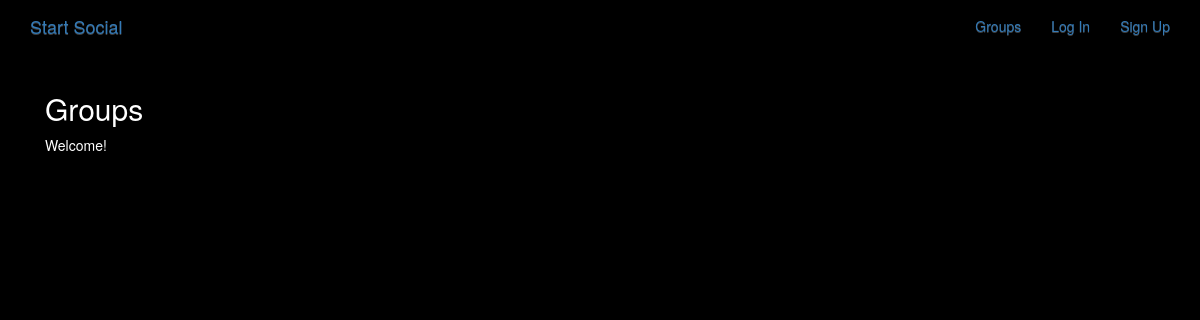
The page /groups/ on the database as committed earlier.
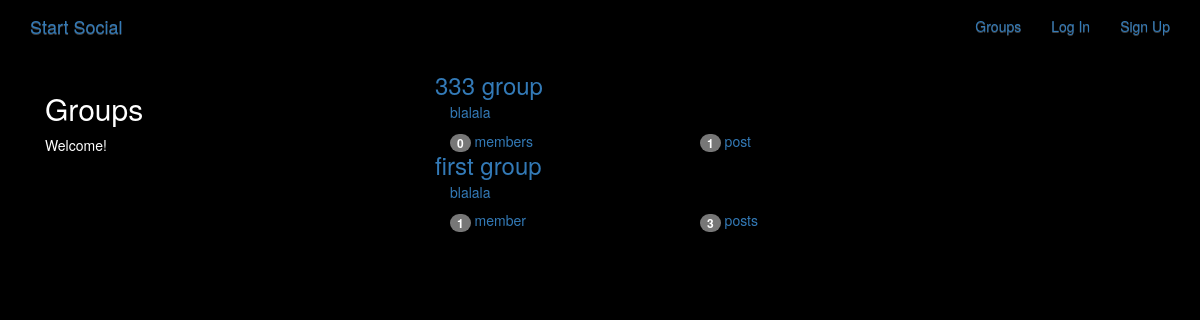
The same page on the database as committed later.
### groups/models.py (models this page shows, shortened)
class Group(models.Model):
	name= models.CharField(max_length=255, unique=True)
	slug=models.SlugField(allow_unicode=True, unique=True)
	description=models.TextField(blank=True, default='')
	description_html=models.TextField(editable=False, default='', blank=True)
	members=models.ManyToManyField(User, through='GroupMember')
	class Meta:
		ordering=['name']

### groups/views.py (the view)
class ListGroups(generic.ListView):
	model=Group

### groups/templates/groups/group_list.html (shortened to what this page needs)
{% extends "groups/group_base.html" %}
{% block pregroup %}
<div class="col-md-4">
  <div class="content">
    <h2>Groups</h2>
    <p>Welcome!</p>
  </div>
</div>
{% endblock %}
{% block group_content %}
<div class="col-md-8">
  <div class="list-group">
    {% for group in object_list %}
      <a href="{% url 'groups:single' slug=group.slug %}">
        <h3 class='title list-group-item-heading'>{{group.name}}</h3>
        <div class="list-group-item-text container-fluid">
          {{group.description_html|safe}}
          <div class="row">
            <div class="col-md-4">
              <span class='badge'>{{group.members.count}}</span>
              member{{group.members.count|pluralize}}
            </div>
            <div class="col-md-4">
              <span class='badge'>{{group.posts.count}}</span>
              post{{group.posts.count|pluralize}}
            </div>
          </div>
        </div>
      </a>
    {% endfor %}
  </div>
</div>
{% endblock %}

### groups/templates/groups/group_base.html (shortened to what this page needs)
{% extends "base.html" %}
{%block content%}
<div class="container">
  <div class="row">
    {% block pregroup %}{% endblock %}
    {% block group_content %}{% endblock %}
  </div>
</div>
{%endblock%}

### templates/base.html (shortened to what this page needs)
<!DOCTYPE html>
{% load staticfiles %}
<html>
<head>
	  <link rel="stylesheet" href="https://maxcdn.bootstrapcdn.com/bootstrap/3.3.7/css/bootstrap.min.css">
	  <link rel="stylesheet" href="https://maxcdn.bootstrapcdn.com/bootstrap/3.3.7/css/bootstrap-theme.min.css">
	  <link rel="stylesheet" href="{% static 'simplesocial/css/master.css' %}">
</head>
<body>
	<nav class='navbar mynav' role='navigation' id='navbar'>
	    <div class="container">
	      <a class='navbar-brand mynav' href="{% url 'home' %}">Start Social</a>
	      <ul class='nav navbar-nav navbar-right'>
	        {% if user.is_authenticated %}
	          <li><a href="{% url 'posts:create' %}">Post</a></li>
	          <li><a href="{% url 'groups:all' %}">Groups</a></li>
	          <li><a href="{% url 'groups:create' %}">Create Group</a></li>
	          <li><a href="{% url 'accounts:logout' %}">Log Out</a></li>
	        	{% else %}
	          <li><a href="{% url 'groups:all' %}">Groups</a></li>
	          <li><a href="{% url 'accounts:login' %}">Log In</a></li>
	          <li><a href="{% url 'accounts:signup' %}">Sign Up</a></li>
	        	{% endif %}
	      </ul>
	    </div>
    </nav>
    <div class="container mycontent">
	    {% block content %}
	    {% endblock %}
    </div>
</body>
</html>

### static/simplesocial/css/master.css (style rules this page uses)
body { margin: 0; overflow: hidden; background-color: black; color:white; }

Rows that differ between the two databases and show on the page:
added Group: name "333 group", description_html "blalala", members.count "0", posts.count "1"
added Group: name "first group", description_html "blalala", members.count "1", posts.count "3"
